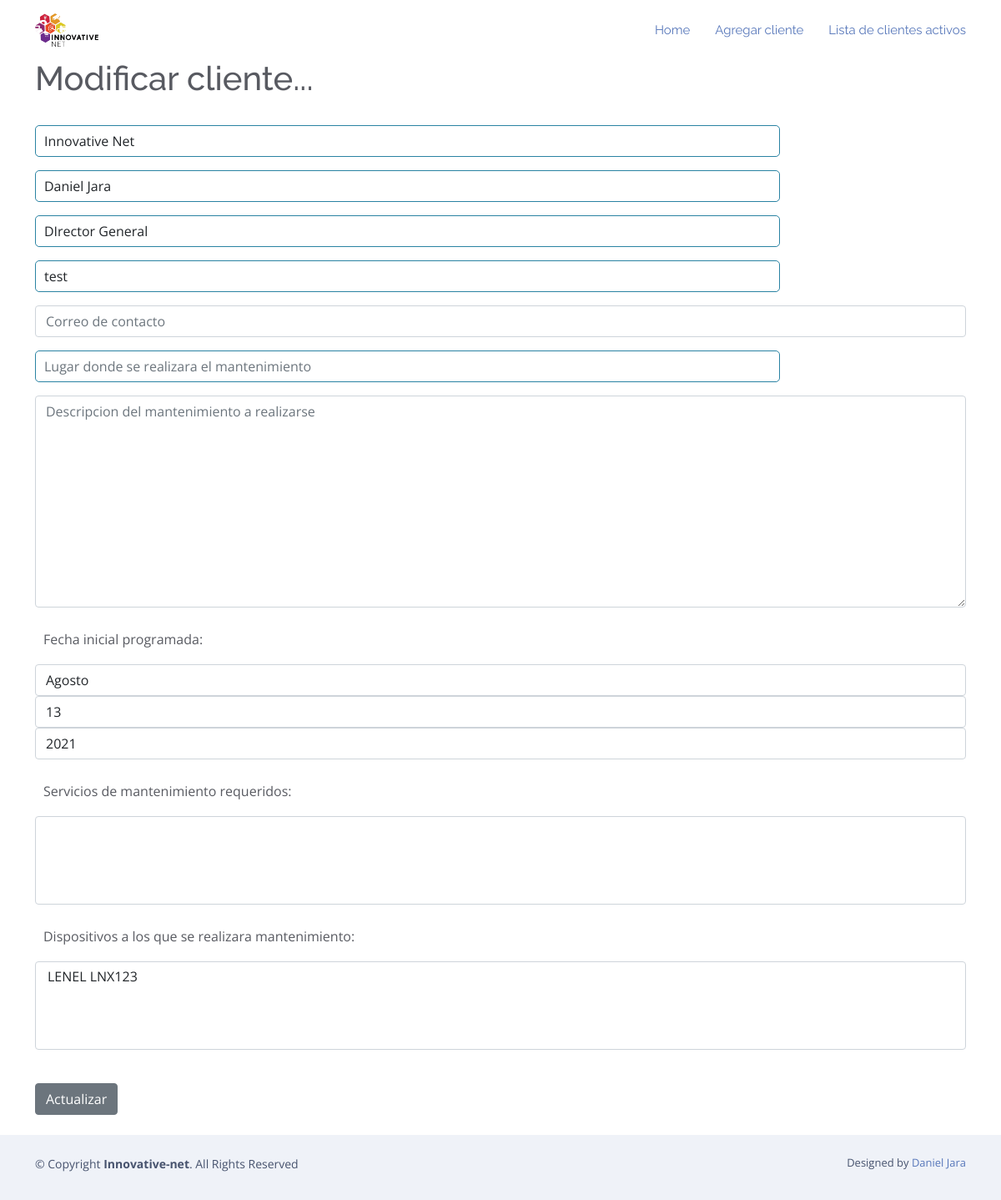
Page /modificar_cliente/34 on the earlier database version.
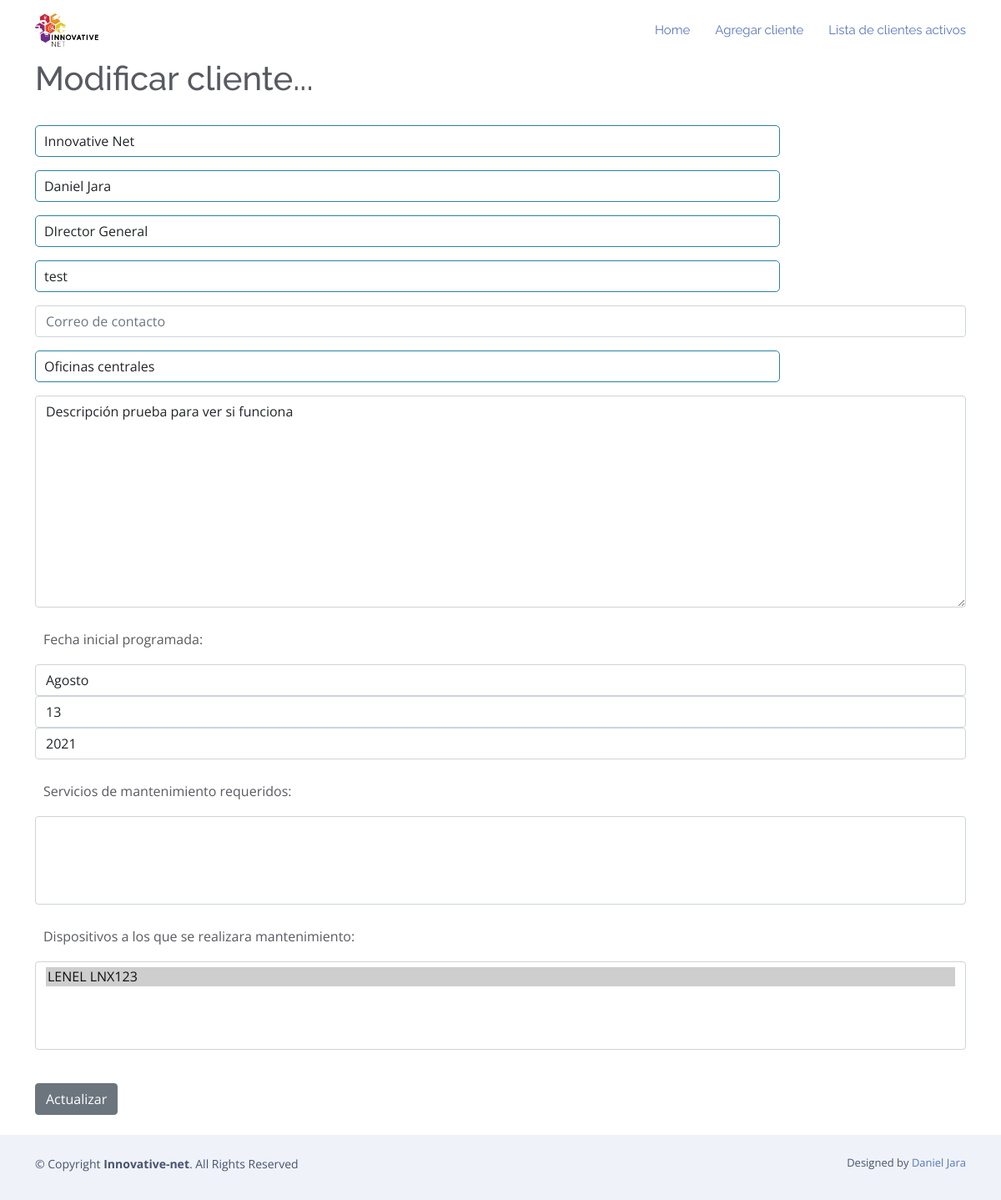
Same page on the later database version.
### RPA/models.py (models this page shows, shortened)
class Cliente(models.Model):
    nombre = models.CharField('Nombre de la compañia cliente',max_length=200)
    encargado = models.CharField('Nombre del contacto dentro de la empresa',max_length
    =120)
    puesto_encargado = models.CharField('Puesto del contacto',max_length
    =120)
    numero_contacto=models.CharField('Numero de telefono para contactar',max_length
    =10)
    correo_contacto=models.EmailField('Correo para contactar',blank=True)
    lugar_de_mantenimiento = models.CharField('Lugar en que se realizara el mantenimiento',max_length
    =120,blank=True)
    descripcion_cotizacion = models.TextField('Descripcion de la cotizacion',blank=True)
    fecha = models.DateTimeField('Fecha de realizacion de la cotizacion',blank=True,null=True)
    mantenimiento = models.ManyToManyField(Mantenimiento, blank=True, related_name='cliente')
    dispositivo = models.ManyToManyField(Dispositivo, blank=True, related_name="cliente")
    class Meta:
        ordering = ['nombre']

### RPA/views.py (the view)
# urls.py: path('modificar_cliente/<cliente_id>', views.modificar_cliente, name='modificar_cliente'),
def modificar_cliente(request,cliente_id):
    cliente = Cliente.objects.get(pk=cliente_id)
    form = ClienteForm(request.POST or None, instance=cliente)
    if form.is_valid():
        form.save()
        messages.info(request, 'El cliente ha sido modificado exitosamente')
        return redirect('lista_clientes')
    return render(request,'mantenimientos/modificar_cliente.html',
        {'cliente':cliente,'form':form})

### RPA/models.py (called while the page is built)
    def __str__(self):
        return self.marca +" "+ self.titulo

### RPA/templates/mantenimientos/modificar_cliente.html (shortened to what this page needs)
{% extends 'mantenimientos/base.html'%}
{% load static %}
{% block body %}
        <h1>Modificar cliente...</h1>
        <br/>
        <form action="" method="POST">
                {{ form.as_p }}
                <br/>
                <input type="submit" value="Actualizar" class="btn btn-secondary">
        </form>
        <br/>
{% endblock %}

Differences in the rows shown:
changed Cliente "Innovative Net": lugar_de_mantenimiento (not shown) → "Oficinas centrales"; descripcion_cotizacion (not shown) → "Descripción prueba para ver si funciona"
Other differences:
form field dispositivo: "LENEL LNX123" → "LENEL LNX123 ☑"
